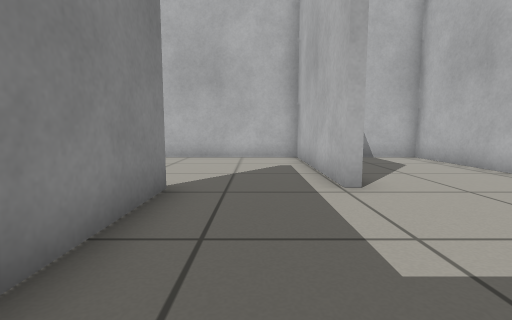
[1] (above)

12 first-person views from a walk through a world built for the Gazebo simulator. The camera is 0.5 m above the floor, tilts 6° down and sees 85° across. The floor is counted in squares, 0.5 m on a side. Each view is taken from the middle of a square. On the plan, view 1 faces up. The plan holds only what a view shows up to about 11 squares ahead; the rest is blank.

[2]
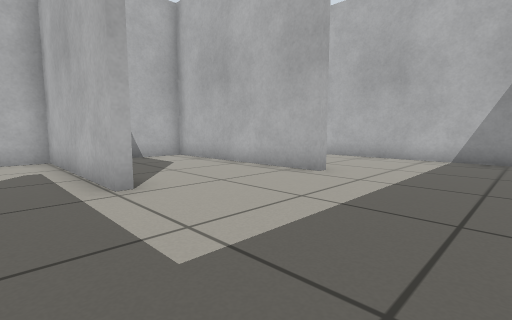

[3]
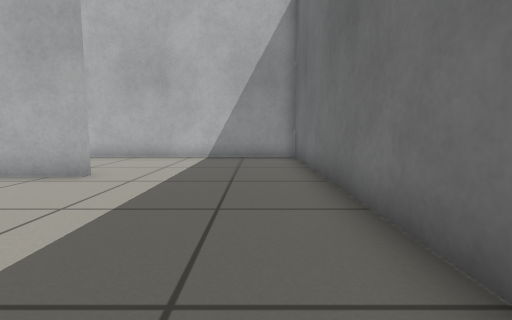

[4]
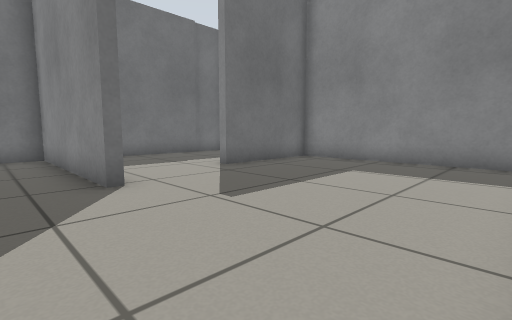

[5]
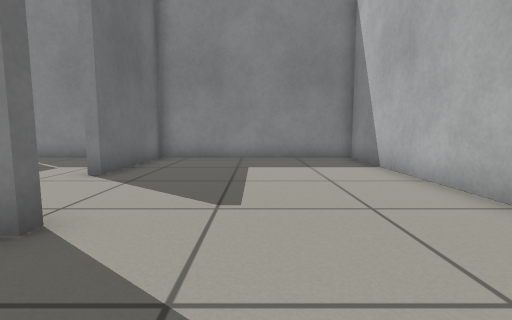

[6]
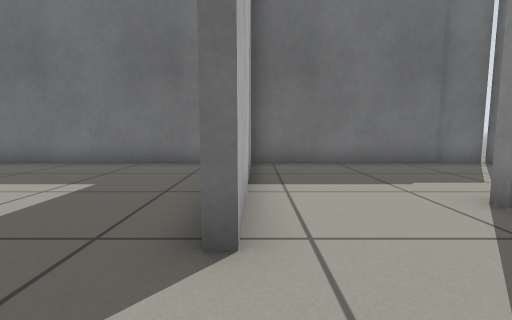

[7]
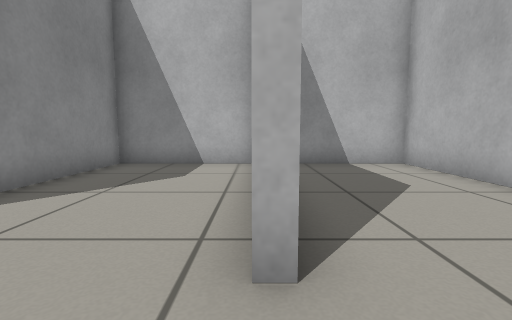

[8]
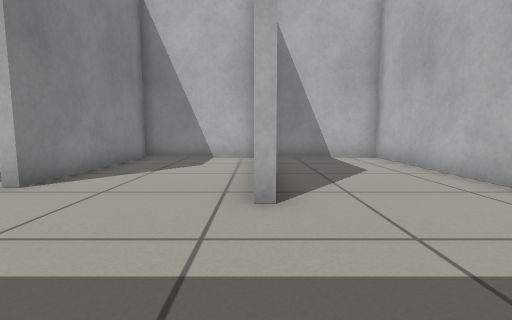

[9]
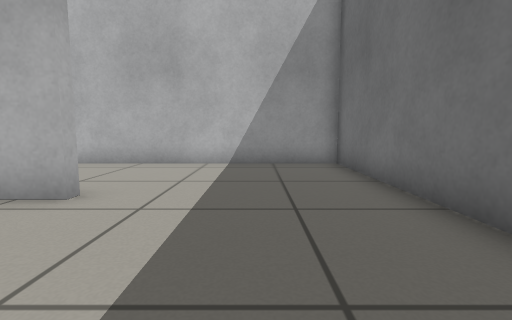

[10]
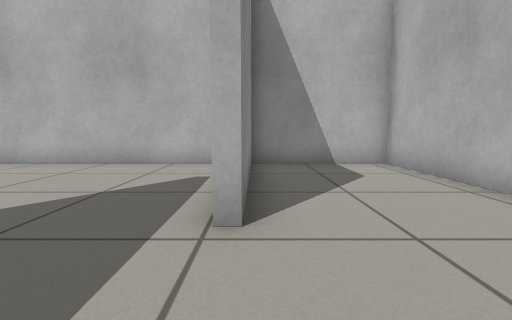

[11]
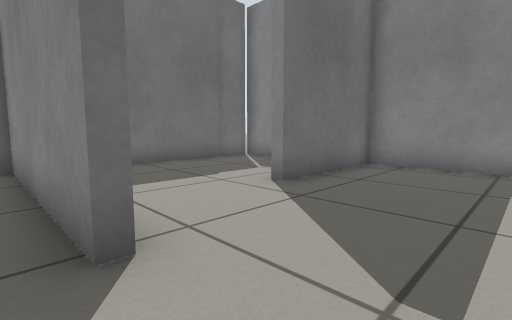

[12]
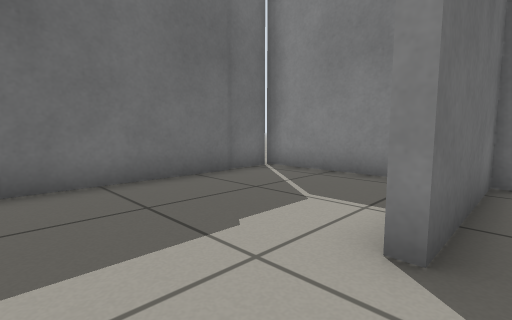

### Floor plan
Ten units are one square. View 1 is at (0, 0); x grows to the right and y downward. Boxes are objects, and circles mark ways between rooms. Rooms are numbered by the first view taken in them; rooms with no view inside come last. Other rooms are left out.
<svg viewBox="-97 -109 207 133">
<path fill="none" stroke="#000" d="M64 -37 60 -37 60 -104 19 -104 19 -48M-16 -49 -16 15 105 15 105 -104 67 -104M-19 -25 -19 -49M16 -48 16 -104 -92 -104 -92 -35 -52 -35 -52 -31M-92 -19 -92 19M-90 15 -17 15M-19 4 -19 -25"/>
<circle cx="0" cy="-40" r="3" fill="#2a7"/>
<circle cx="-40" cy="-30" r="3" fill="#2a7"/>
<text x="50" y="-40">1</text>
<text x="-40" y="-70">2</text>
<text x="-60" y="-10">3</text>
</svg>
Room 1 opens to room 2. Room 2 opens to room 3.

Where each view was taken, in squares from view 1:
view 1: 0 up, 0 right, facing up
view 2: 0 up, 0 right, facing up-right
view 3: 0 up, 0 right, facing right
view 4: 10 up, 0 right, facing down-left
view 5: 7 up, 1 right, facing left
view 6: 7 up, 2 left, facing down
view 7: 2 up, 6 right, facing up
view 8: 0 up, 6 right, facing up
view 9: 1 up, 2 right, facing right
view 10: 2 up, 2 right, facing up
view 11: 7 up, 1 left, facing down-left
view 12: 4 up, 3 left, facing down-left
